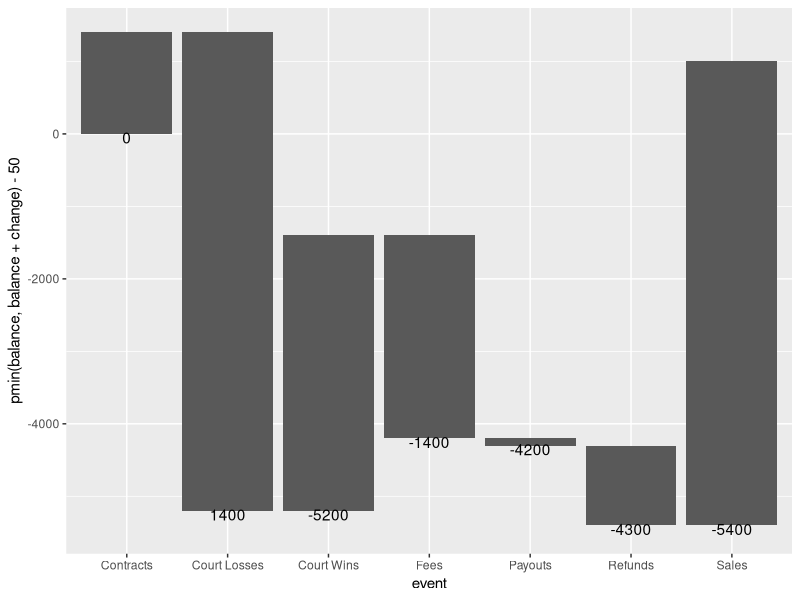
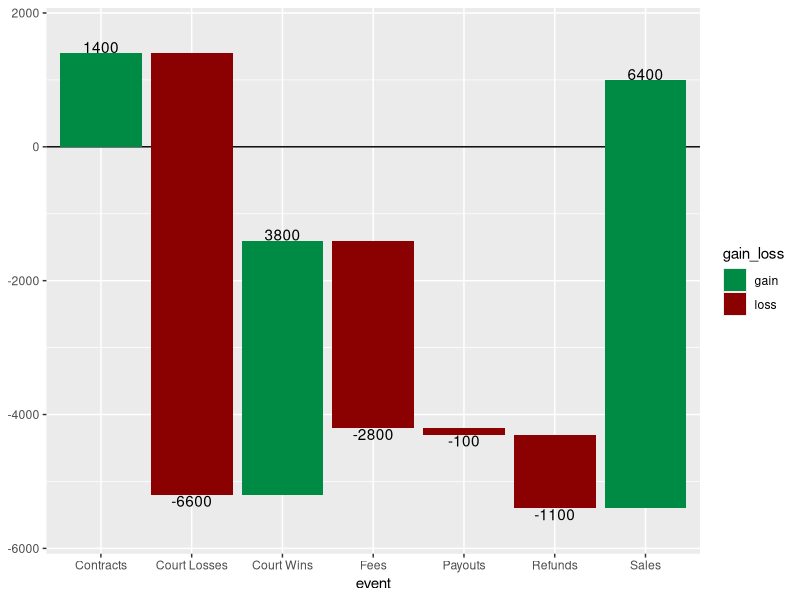
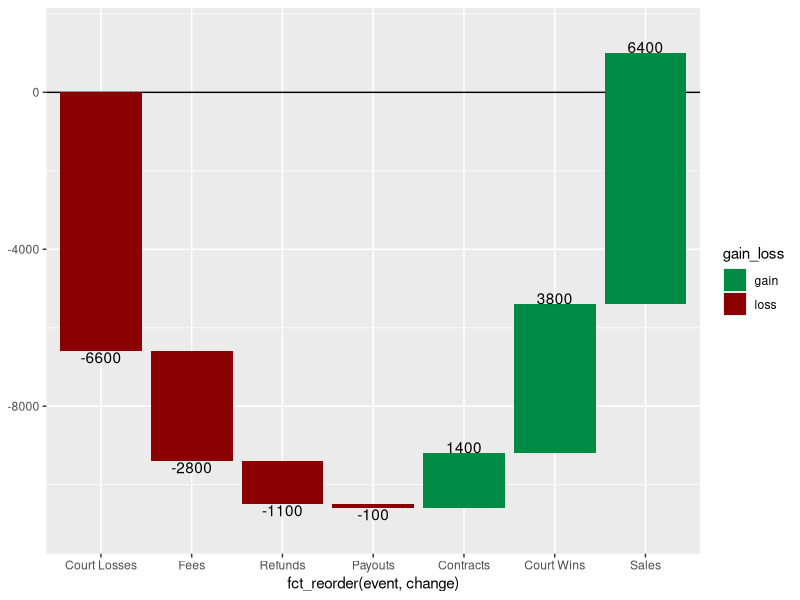
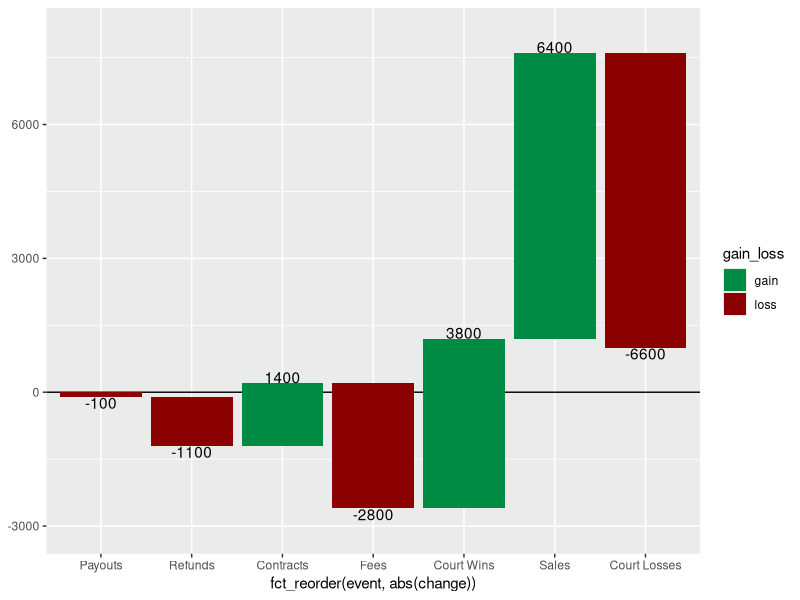

R code for these plots, in order:
## ---- chunk 1
knitr::opts_chunk$set(echo = TRUE)
options(tidyverse.quiet = TRUE)
## ---- chunk 2
library(tidyverse)
data.frame(event = c(
                     "Sales", 
                     "Refunds",
                     "Payouts", 
                     "Court Losses", 
                     "Court Wins", 
                     "Contracts", 
                     "Fees"),
           change = c(6400, -1100, 
                      -100, -6600, 3800, 
                      1400, -2800)) %>% 
  mutate(event = factor(event)) ->
flow_df
  
flow_df %>%   # maybe add factor in order if factor is not defined...
  mutate(x_pos = event %>% as.numeric()) %>% 
  arrange(x_pos) %>% 
  mutate(balance = cumsum(c(0, 
                            change[-nrow(.)]))) %>% 
  mutate(flow = factor(sign(change))) ->
balance_df

ggplot(balance_df) +
          geom_rect(
            aes(xmin = x_pos - 0.45, 
                xmax = x_pos + 0.45, 
                ymin = balance, 
                ymax = balance + change)) +
          geom_text(aes(x = event, 
                        y = pmin(balance, 
                                 balance + change) - 50, 
                        label = balance)) ->
p;p


layer_data()
layer_scales()$x
## ---- chunk 3
compute_panel_waterfall <- function(data, scales){
  
  data %>% 
  mutate(x_scale = x) %>% 
  mutate(x_pos = x %>% as.numeric()) %>% 
  arrange(x_pos) %>% 
  mutate(balance = cumsum(c(0, 
                            change[-nrow(.)]))) %>% 
  mutate(direction = factor(sign(change))) %>% 
  mutate(xmin = x_pos - .45,
         xmax = x_pos + .45,
         ymin = balance,
         ymax = balance + change) %>% 
  mutate(x = x_pos) %>% 
  mutate(y = ymax) %>% 
  mutate(gain_loss = ifelse(direction == 1, "gain", "loss"))
  
}

flow_df %>% 
  rename(x = event) %>% 
  compute_panel_waterfall() 

## ---- chunk 4
StatWaterfall <- ggproto(`_class` = "StatWaterfall", 
                         `_inherit` = ggplot2::Stat,
                         required_aes = c("change", "x"),
                         compute_panel = compute_panel_waterfall,
                         default_aes = aes(label = after_stat(change),
                                           fill = after_stat(gain_loss),
                                           vjust = after_stat((direction == -1) %>%
                                                                as.numeric)))
## ---- chunk 5
stat_waterfall <- function(geom = ggplot2::GeomRect,
  mapping = NULL,
  data = NULL,
  position = "identity",
  na.rm = FALSE,
  show.legend = NA,
  inherit.aes = TRUE, ...) {
  ggplot2::layer(
    stat = StatWaterfall,  # proto object from step 2
    geom = geom,  # inherit other behavior
    data = data,
    mapping = mapping,
    position = position,
    show.legend = show.legend,
    inherit.aes = inherit.aes,
    params = list(na.rm = na.rm, ...)
  )
}


geom_waterfall <- stat_waterfall

geom_waterfall_label <- function(..., lineheight = .8){stat_waterfall(geom = "text", lineheight = lineheight, ...)}
## ---- chunk 6
flow_df %>% 
  ggplot() +
  geom_hline(yintercept = 0) +
  aes(change = change, 
      x = event) + # event in order
  geom_waterfall() + 
  geom_waterfall_label() + 
  scale_y_continuous(expand = expansion(.1)) + 
  scale_fill_manual(values = c("springgreen4", "darkred"))

last_plot() + 
  aes(x = fct_reorder(event, change)) # in order neg to positive

last_plot() + 
  aes(x = fct_reorder(event, abs(change))) # in order magnitude


